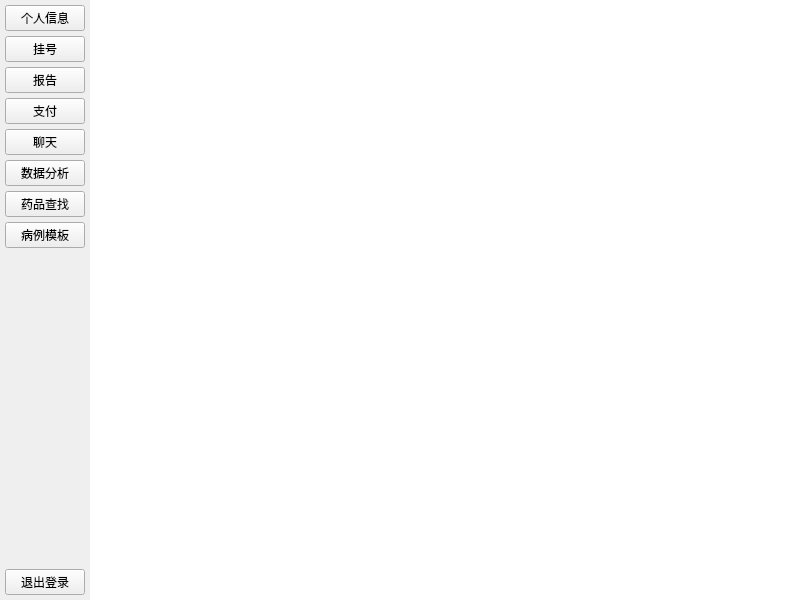
<?xml version="1.0" encoding="UTF-8"?>
<ui version="4.0">
 <class>PatientClient</class>
 <widget class="QMainWindow" name="PatientClient">
  <property name="geometry">
   <rect>
    <x>0</x>
    <y>0</y>
    <width>800</width>
    <height>600</height>
   </rect>
  </property>
  <property name="windowTitle">
   <string>病患客户端</string>
  </property>
  <widget class="QWidget" name="centralwidget">
   <layout class="QHBoxLayout" name="horizontalLayout">
    <property name="spacing">
     <number>0</number>
    </property>
    <property name="leftMargin">
     <number>0</number>
    </property>
    <property name="topMargin">
     <number>0</number>
    </property>
    <property name="rightMargin">
     <number>0</number>
    </property>
    <property name="bottomMargin">
     <number>0</number>
    </property>
    <item>
     <layout class="QVBoxLayout" name="verticalLayout">
      <property name="spacing">
       <number>5</number>
      </property>
      <property name="leftMargin">
       <number>5</number>
      </property>
      <property name="topMargin">
       <number>5</number>
      </property>
      <property name="rightMargin">
       <number>5</number>
      </property>
      <property name="bottomMargin">
       <number>5</number>
      </property>
      <item>
       <widget class="QPushButton" name="InfoBtn">
        <property name="sizePolicy">
         <sizepolicy hsizetype="Fixed" vsizetype="Fixed">
          <horstretch>0</horstretch>
          <verstretch>0</verstretch>
         </sizepolicy>
        </property>
        <property name="baseSize">
         <size>
          <width>0</width>
          <height>0</height>
         </size>
        </property>
        <property name="text">
         <string>个人信息</string>
        </property>
       </widget>
      </item>
      <item>
       <widget class="QPushButton" name="RegisterBtn">
        <property name="sizePolicy">
         <sizepolicy hsizetype="Fixed" vsizetype="Fixed">
          <horstretch>0</horstretch>
          <verstretch>0</verstretch>
         </sizepolicy>
        </property>
        <property name="baseSize">
         <size>
          <width>0</width>
          <height>0</height>
         </size>
        </property>
        <property name="text">
         <string>挂号</string>
        </property>
       </widget>
      </item>
      <item>
       <widget class="QPushButton" name="ReportBtn">
        <property name="sizePolicy">
         <sizepolicy hsizetype="Fixed" vsizetype="Fixed">
          <horstretch>0</horstretch>
          <verstretch>0</verstretch>
         </sizepolicy>
        </property>
        <property name="baseSize">
         <size>
          <width>0</width>
          <height>0</height>
         </size>
        </property>
        <property name="text">
         <string>报告</string>
        </property>
       </widget>
      </item>
      <item>
       <widget class="QPushButton" name="PayBtn">
        <property name="text">
         <string>支付</string>
        </property>
       </widget>
      </item>
      <item>
       <widget class="QPushButton" name="ChatBtn">
        <property name="text">
         <string>聊天</string>
        </property>
       </widget>
      </item>
      <item>
       <widget class="QPushButton" name="DataBtn">
        <property name="text">
         <string>数据分析</string>
        </property>
       </widget>
      </item>
      <item>
       <widget class="QPushButton" name="DrugBtn">
        <property name="text">
         <string>药品查找</string>
        </property>
       </widget>
      </item>
      <item>
       <widget class="QPushButton" name="MedicalHistooryBtn">
        <property name="text">
         <string>病例模板</string>
        </property>
       </widget>
      </item>
      <item>
       <spacer name="verticalSpacer">
        <property name="orientation">
         <enum>Qt::Vertical</enum>
        </property>
        <property name="sizeHint" stdset="0">
         <size>
          <width>20</width>
          <height>40</height>
         </size>
        </property>
       </spacer>
      </item>
      <item>
       <widget class="QPushButton" name="LogoutBtn">
        <property name="text">
         <string>退出登录</string>
        </property>
       </widget>
      </item>
     </layout>
    </item>
    <item>
     <widget class="QStackedWidget" name="stackedWidget">
      <property name="styleSheet">
       <string notr="true">background-color: rgb(255, 255, 255);</string>
      </property>
      <property name="currentIndex">
       <number>-1</number>
      </property>
     </widget>
    </item>
   </layout>
  </widget>
  <widget class="QMenuBar" name="menubar">
   <property name="geometry">
    <rect>
     <x>0</x>
     <y>0</y>
     <width>800</width>
     <height>23</height>
    </rect>
   </property>
  </widget>
 </widget>
 <resources/>
 <connections/>
</ui>
